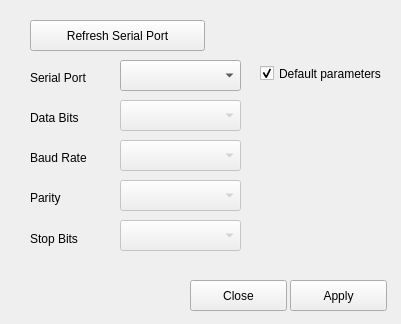
<?xml version="1.0" encoding="UTF-8"?>
<ui version="4.0">
 <class>ConfigureWindow</class>
 <widget class="QWidget" name="ConfigureWindow">
  <property name="geometry">
   <rect>
    <x>0</x>
    <y>0</y>
    <width>401</width>
    <height>324</height>
   </rect>
  </property>
  <property name="sizePolicy">
   <sizepolicy hsizetype="Preferred" vsizetype="Preferred">
    <horstretch>0</horstretch>
    <verstretch>0</verstretch>
   </sizepolicy>
  </property>
  <property name="windowTitle">
   <string>Configure</string>
  </property>
  <widget class="QLabel" name="lParity">
   <property name="geometry">
    <rect>
     <x>30</x>
     <y>180</y>
     <width>78</width>
     <height>36</height>
    </rect>
   </property>
   <property name="text">
    <string>Parity</string>
   </property>
  </widget>
  <widget class="QLabel" name="lStopBits">
   <property name="geometry">
    <rect>
     <x>30</x>
     <y>220</y>
     <width>81</width>
     <height>37</height>
    </rect>
   </property>
   <property name="text">
    <string>Stop Bits</string>
   </property>
  </widget>
  <widget class="QLabel" name="lDataBits">
   <property name="geometry">
    <rect>
     <x>30</x>
     <y>100</y>
     <width>81</width>
     <height>36</height>
    </rect>
   </property>
   <property name="text">
    <string>Data Bits</string>
   </property>
  </widget>
  <widget class="QComboBox" name="cbStopBits">
   <property name="enabled">
    <bool>false</bool>
   </property>
   <property name="geometry">
    <rect>
     <x>120</x>
     <y>220</y>
     <width>121</width>
     <height>31</height>
    </rect>
   </property>
  </widget>
  <widget class="QComboBox" name="cbParity">
   <property name="enabled">
    <bool>false</bool>
   </property>
   <property name="geometry">
    <rect>
     <x>120</x>
     <y>180</y>
     <width>121</width>
     <height>31</height>
    </rect>
   </property>
  </widget>
  <widget class="QLabel" name="lBaudRate">
   <property name="geometry">
    <rect>
     <x>30</x>
     <y>140</y>
     <width>81</width>
     <height>36</height>
    </rect>
   </property>
   <property name="text">
    <string>Baud Rate</string>
   </property>
  </widget>
  <widget class="QPushButton" name="bRefreshSerialPort">
   <property name="geometry">
    <rect>
     <x>30</x>
     <y>20</y>
     <width>175</width>
     <height>31</height>
    </rect>
   </property>
   <property name="text">
    <string>Refresh Serial Port</string>
   </property>
  </widget>
  <widget class="QComboBox" name="cbSerialPort">
   <property name="geometry">
    <rect>
     <x>120</x>
     <y>60</y>
     <width>121</width>
     <height>31</height>
    </rect>
   </property>
  </widget>
  <widget class="QLabel" name="lSerialPort">
   <property name="geometry">
    <rect>
     <x>30</x>
     <y>60</y>
     <width>81</width>
     <height>36</height>
    </rect>
   </property>
   <property name="text">
    <string>Serial Port</string>
   </property>
  </widget>
  <widget class="QComboBox" name="cbDataBits">
   <property name="enabled">
    <bool>false</bool>
   </property>
   <property name="geometry">
    <rect>
     <x>120</x>
     <y>100</y>
     <width>121</width>
     <height>31</height>
    </rect>
   </property>
  </widget>
  <widget class="QComboBox" name="cbBaudRate">
   <property name="enabled">
    <bool>false</bool>
   </property>
   <property name="geometry">
    <rect>
     <x>120</x>
     <y>140</y>
     <width>121</width>
     <height>31</height>
    </rect>
   </property>
  </widget>
  <widget class="QPushButton" name="bApply">
   <property name="geometry">
    <rect>
     <x>290</x>
     <y>280</y>
     <width>97</width>
     <height>31</height>
    </rect>
   </property>
   <property name="text">
    <string>Apply</string>
   </property>
  </widget>
  <widget class="QPushButton" name="bClose">
   <property name="geometry">
    <rect>
     <x>190</x>
     <y>280</y>
     <width>97</width>
     <height>31</height>
    </rect>
   </property>
   <property name="text">
    <string>Close</string>
   </property>
  </widget>
  <widget class="QCheckBox" name="checkBox">
   <property name="geometry">
    <rect>
     <x>260</x>
     <y>65</y>
     <width>131</width>
     <height>17</height>
    </rect>
   </property>
   <property name="text">
    <string>Default parameters</string>
   </property>
   <property name="checked">
    <bool>true</bool>
   </property>
  </widget>
 </widget>
 <resources/>
 <connections/>
</ui>
